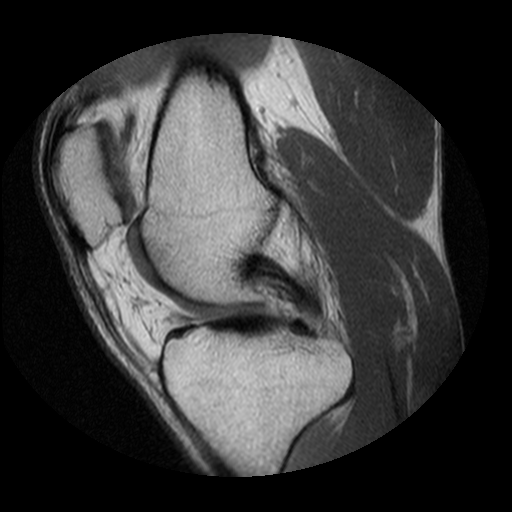
%> input picture demo_files/I2_03_3_knee1a.tif, 512 x 512 px
$ octave I2_03_3_histmatch.m   (GNU Octave 9; MATLAB toolbox functions it lacks are replaced by stand-ins)
%> lines starting %> are read from the running program, lines starting %| are printed output that depends on the picture
%% 2枚の画像間の、ヒストグラムのマッチング
clear;clc;close all;imtool close all

%% 画像の読込み･表示
Ref = imread('I2_03_3_knee1a.tif');  % 膝のMRIイメージの読込み
%> Ref is the input picture: size 512x512 uint8; min 0, max 237, mean 56.7
  A = imread('I2_03_3_knee1b.tif');
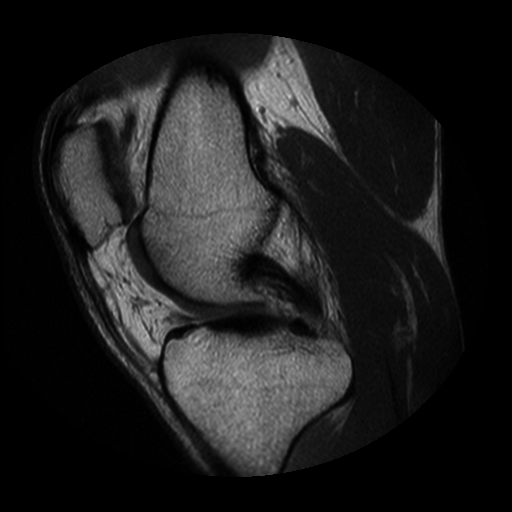
%> input picture demo_files/I2_03_3_knee1b.tif, 512 x 512 px
%> A is the input picture: size 512x512 uint8; min 0, max 220, mean 29.5
figure;imshow([Ref A]);
%> after `imshow([Ref A])`:
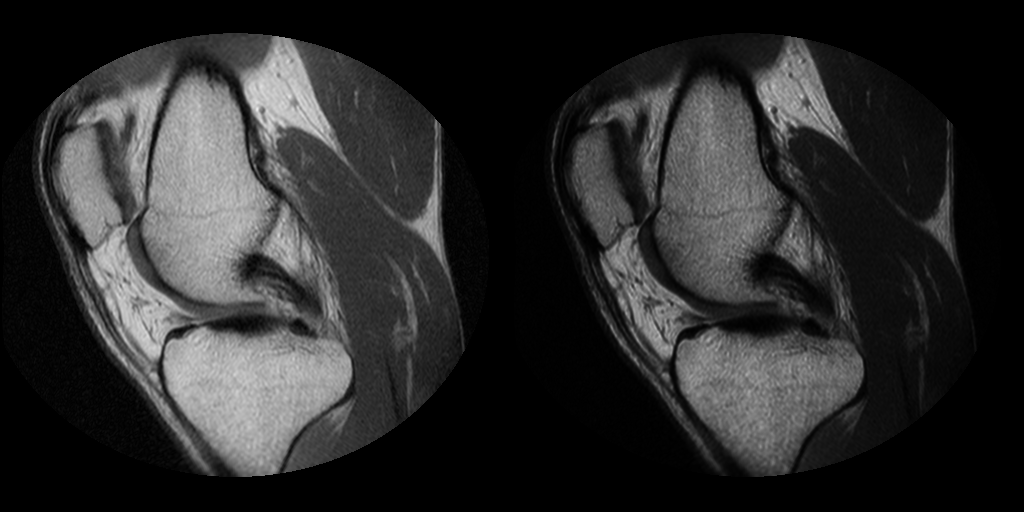
%> displayed picture: size 512x1024, on the screen's scale of 0 to 255; min 0, max 237, mean 43.1

%% ヒストグラム表示
figure;
subplot(2,2,1);imhist(Ref);title('リファレンス');
subplot(2,2,2);imhist(  A);

%% ヒストグラムのマッチング
B = imhistmatch(A, Ref, 256);  % AのヒストグラムをRefに一致させる
subplot(2,2,4);imhist(B);title('処理結果'); shg;
%> after `title('処理結果')`:
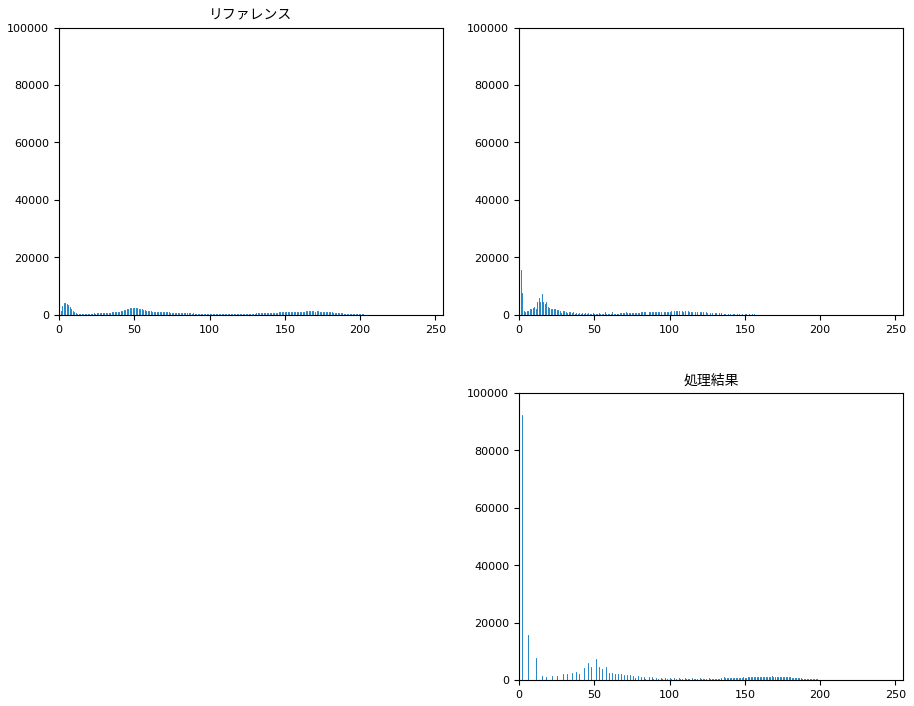
%> figure redrawn from the program's plot data, 3 panels; panel 1: highest point at x = 0, y = 87950; panel 2: highest point at x = 0, y = 92203; panel 3: highest point at x = 2, y = 92203

%% 結果の表示
figure;imshow([Ref repmat(239,[512 20]) B]);
%> after `imshow([Ref repmat(239,[512 20]) B])`:
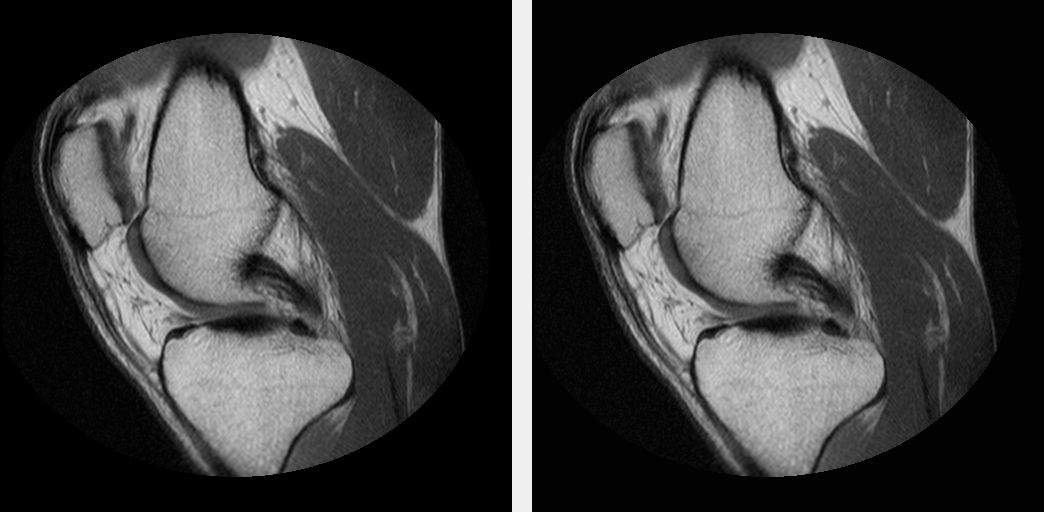
%> displayed picture: size 512x1044, on the screen's scale of 0 to 255; min 0, max 239, mean 60.7

%% 終了

% imshowpairは、デフォルトでは輝度がスケーリングされるので注意


%% (参考) 並べて表示する際に、隙間を空ける場合
figure;imshow([Ref repmat(239,[512 20]) A]);
%> after `imshow([Ref repmat(239,[512 20]) A])`:
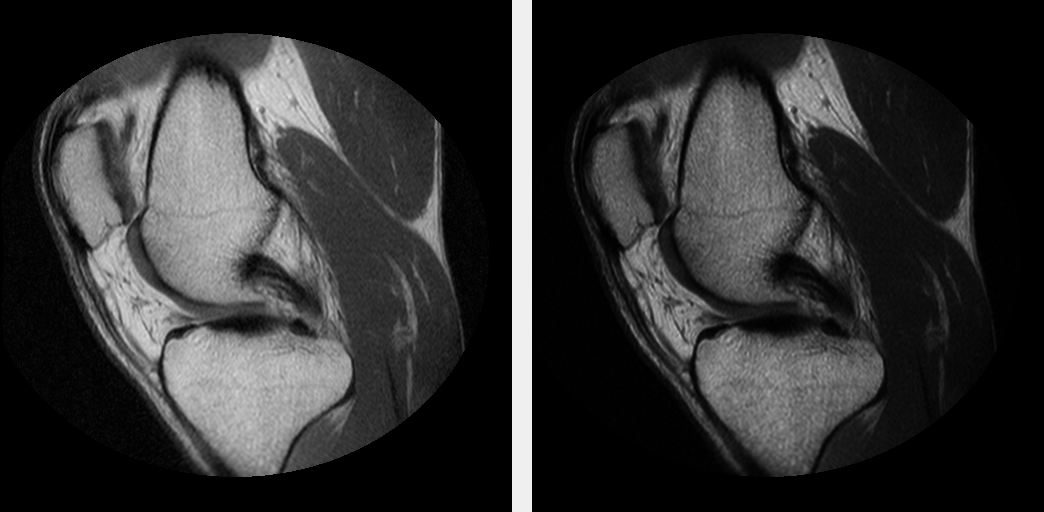
%> displayed picture: size 512x1044, on the screen's scale of 0 to 255; min 0, max 239, mean 46.8

%% (参考) knee1a.jpg, knee1b.jpgの作成スクリプト
%> (the run ends here)
